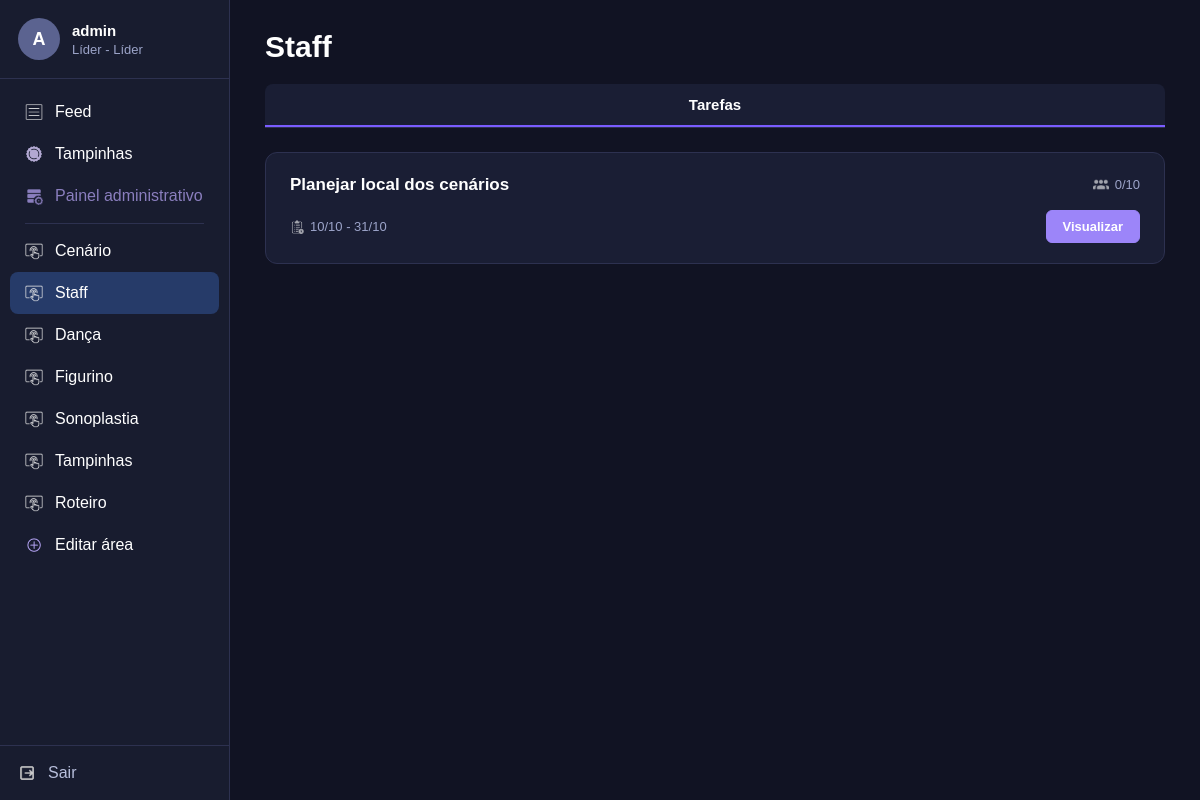
The app's page /area/Staff/ (signed in) with its own data.
### usuarios/models.py (models this page shows, shortened)
class Usuario(models.Model):
    matricula=models.CharField(max_length=20, unique=True)
    senha=models.CharField(max_length=255)
    diretoria=models.CharField(max_length=50)
    areas=models.TextField()
    aprovado=models.BooleanField(default=True)
    sub_lider=models.BooleanField(default=False)
    sublider_de=models.CharField(max_length=50, null=True, blank=True)
    doacao_tampinhas=models.FloatField(default=0)
    def eh_administrador(self):
        mat = (self.matricula or "").strip().lower()
        diret = (self.diretoria or "").strip().lower()
        return mat == "admin" or diret in ["líder", "lider", "líder geral", "lider geral"]
    def tem_acesso_painel(self):
        return self.eh_administrador() or self.sub_lider
    def get_areas_sidebar(self):
        if self.eh_administrador():
            return ["Cenário", "Staff", "Dança", "Figurino", "Sonoplastia", "Tampinhas", "Roteiro"]
        return self.get_areas_ordenadas()
    def tem_acesso_area(self, area):
        if self.eh_administrador():
            return True
        if self.sub_lider and self.sublider_de == area:
            return True
        return area in self.get_areas_list()

class Tarefa(models.Model):
    TIPO_CHOICES = [("fixa","Rápida"),("prolongada","Prolongada")]
    titulo=models.CharField(max_length=200)
    tipo=models.CharField(max_length=20, choices=TIPO_CHOICES, default="fixa")
    area=models.CharField(max_length=50, blank=True)
    data=models.DateField(null=True, blank=True)
    horario=models.TimeField(null=True, blank=True)
    data_inicio=models.DateField(null=True, blank=True)
    data_fim=models.DateField(null=True, blank=True)
    descricao=models.TextField(blank=True)
    limite_participantes=models.IntegerField(default=2)
    imagem=models.ImageField(upload_to="tarefas/", null=True, blank=True)
    encerrada=models.BooleanField(default=False)
    concluida=models.BooleanField(default=False)
    criada_por=models.ForeignKey(Usuario, on_delete=models.CASCADE, related_name="tarefas_criadas")
    criada_em=models.DateTimeField(auto_now_add=True)
    def participacoes_validas(self):
        return self.participacoes.exclude(usuario_id=self.criada_por_id)
    def total_participantes(self):
        return self.participacoes_validas().count()

### usuarios/views.py (the view)
# urls.py: path("area/<str:nome_area>/", views.pagina_area, name="pagina_area"),
def pagina_area(request, nome_area):
    usuario = usuario_logado(request)
    if usuario is None:
        return redirect("login")
    if not usuario.tem_acesso_area(nome_area):
        return redirect("feed")
    ids_concluidos = ConclusaoTarefa.objects.filter(usuario=usuario).values_list("tarefa_id", flat=True)
    if usuario.eh_administrador():
        tarefas = Tarefa.objects.filter(area=nome_area).prefetch_related("participacoes").order_by("-criada_em")
    else:
        tarefas = Tarefa.objects.filter(area=nome_area, encerrada=False).exclude(id__in=ids_concluidos).prefetch_related("participacoes").order_by("-criada_em")
    participando = ParticipacaoTarefa.objects.filter(usuario=usuario).values_list("tarefa_id", flat=True)
    return render(request, "area.html", {
        "usuario": usuario,
        "nome_area": nome_area,
        "tarefas": tarefas,
        "participando": list(participando),
        "ids_concluidos": list(ids_concluidos),
        "area_ativa": nome_area,
        "pagina_ativa": "",
    })

### usuarios/views.py (called while the page is built)
def usuario_logado(request):
    if hasattr(request, "_cached_usuario") and request._cached_usuario is not None:
        return request._cached_usuario
    usuario_id = request.session.get("usuario")
    if not usuario_id:
        request._cached_usuario = None
        return None
    for _ in range(3):
        try:
            u = Usuario.objects.get(id=usuario_id)
            request._cached_usuario = u
            return u
        except Usuario.DoesNotExist:
            request._cached_usuario = None
            return None
        except Exception:
            import time
            time.sleep(0.08)
    request._cached_usuario = None
    return None

### usuarios/templates/area.html (shortened to what this page needs)
{% load static %}
<!DOCTYPE html>
<html lang="pt-br">
<head>
    <link rel="stylesheet" href="{% static 'css/base.css' %}">
    <link rel="stylesheet" href="{% static 'css/area.css' %}">
</head>
<body>
{% include "_sidebar.html" %}
<main class="conteudo">
    <div class="container-pagina">
        <div class="titulo-pagina">
            <h1>{{ nome_area }}</h1>
        </div>
        <div class="abas">
            <a href="{% url 'pagina_area' nome_area %}" class="aba ativa">Tarefas</a>
        </div>
        <div class="lista-tarefas-area">
            {% for tarefa in tarefas %}
                <div class="tarefa-card-area {% if tarefa.id in ids_concluidos %}card-concluida{% elif tarefa.id in participando %}card-participando{% endif %}">
                    <div class="tarefa-topo">
                        <h3 class="tarefa-titulo">{{ tarefa.titulo }}</h3>
                        <div class="tarefa-vagas">
                            <img src="{% static 'imgs/icone-equipe.png' %}" alt="">
                            <span>{{ tarefa.total_participantes }}/{{ tarefa.limite_participantes }}</span>
                        </div>
                    </div>
                    <div class="tarefa-detalhes">
                        {% if tarefa.tipo == "fixa" %}
                            {% if tarefa.horario %}
                            <span class="detalhe-item">
                                <img src="{% static 'imgs/icone-relogio.png' %}" alt="">
                                {{ tarefa.horario|time:"H:i" }}
                            </span>
                            {% endif %}
                            {% if tarefa.data %}
                            <span class="detalhe-item">
                                <img src="{% static 'imgs/icone-calendario.png' %}" alt="">
                                {{ tarefa.data|date:"j/n" }}
                            </span>
                            {% endif %}
                        {% else %}
                            {% if tarefa.data_inicio %}
                            <span class="detalhe-item">
                                <img src="{% static 'imgs/icone-calendario.png' %}" alt="">
                                {{ tarefa.data_inicio|date:"j/n" }}{% if tarefa.data_fim %} - {{ tarefa.data_fim|date:"j/n" }}{% endif %}
                            </span>
                            {% endif %}
                        {% endif %}
                        <div class="tarefa-acao">
                            {% if usuario.eh_administrador %}
                                <a href="{% url 'ver_conclusao' tarefa.id %}?origem=tarefas" class="btn-ver-conclusao">Visualizar</a>
                            {% elif tarefa.id in ids_concluidos %}
                                <span class="txt-concluida">Concluída</span>
                                <a href="{% url 'ver_conclusao' tarefa.id %}?origem=tarefas" class="btn-ver-conclusao">Ver entrega</a>
                            {% elif tarefa.id in participando %}
                                <span class="btn-participando" aria-label="Você está participando desta tarefa">Participando</span>
                            {% elif tarefa.tem_vaga %}
                                <form action="{% url 'participar_tarefa' tarefa.id %}" method="POST">
                                    {% csrf_token %}
                                    <button type="submit" class="btn-participar">Participar</button>
                                </form>
                            {% else %}
                                <button class="btn-sem-vaga" disabled>Sem vagas</button>
                            {% endif %}
                        </div>
                    </div>
                </div>
            {% empty %}
                <p class="sem-itens">Nenhuma tarefa disponível nesta área.</p>
            {% endfor %}
        </div>
    </div>
</main>
</body>
</html>

### usuarios/templates/_sidebar.html (shortened to what this page needs)
{% load static %}
<aside class="sidebar">
    <div>
        <div class="usuario">
            <div class="avatar">{{ usuario.matricula|first|upper }}</div>
            <div class="dados-usuario">
                <h3>{{ usuario.matricula }}</h3>
                <p>{{ usuario.diretoria }} - {% if usuario.eh_administrador %}Líder{% elif usuario.sub_lider %}Sub-Líder{% else %}Membro{% endif %}</p>
            </div>
        </div>
        <nav class="menu">
            <a href="{% url 'feed' %}" class="{% if pagina_ativa == 'feed' %}ativo{% endif %}">
                <img src="{% static 'imgs/icone-feed.png' %}" alt="Feed">
                <span>Feed</span>
            </a>
            <a href="{% url 'tampinhas' %}" class="{% if pagina_ativa == 'tampinhas' %}ativo{% endif %}">
                <img src="{% static 'imgs/icone-tampinhas.png' %}" alt="Tampinhas">
                <span>Tampinhas</span>
            </a>
            {% if usuario.tem_acesso_painel %}
                <a href="{% url 'painel_administrativo' %}" class="{% if pagina_ativa == 'painel' %}ativo{% endif %}">
                    <img src="{% static 'imgs/icone-painel.png' %}" alt="Painel">
                    <span class="texto-painel">Painel administrativo</span>
                </a>
            {% endif %}
            <div class="menu-separador"></div>
            {% for area in usuario.get_areas_sidebar %}
                <a href="{% url 'pagina_area' area %}" class="{% if area_ativa == area %}ativo{% endif %}">
                    <img src="{% static 'imgs/icone-area.png' %}" alt=""><span>{{ area }}</span>
                </a>
            {% endfor %}
            <a href="{% url 'nova_area' %}" class="{% if pagina_ativa == 'nova_area' %}ativo{% endif %}">
                <img src="{% static 'imgs/icone-editar-area.png' %}" alt="Editar área">
                <span>Editar área</span>
            </a>
        </nav>
    </div>
    <div class="rodape-sidebar">
        <a href="{% url 'sair' %}" id="link-sair-sidebar" onclick="return confirm('Deseja realmente sair da sua conta?');">
            <img src="{% static 'imgs/icone-sair.png' %}" alt="Sair">
            <span>Sair</span>
        </a>
    </div>
</aside>

### usuarios/static/css/base.css (style rules this page uses)
* { margin: 0; padding: 0; box-sizing: border-box; font-family: Arial, Helvetica, sans-serif; }
body { display: flex; height: 100vh; overflow: hidden; background: #111323; color: white; }
.sidebar { position: fixed; left: 0; top: 0; width: 230px; height: 100vh; display: flex; flex-direction: column; justify-content: space-between; background: #181c2f; border-right: 1px solid #2d3150; }
.usuario { display: flex; align-items: center; gap: 12px; padding: 18px; border-bottom: 1px solid #2d3150; }
.avatar { width: 42px; height: 42px; display: flex; align-items: center; justify-content: center; border-radius: 50%; background: #5b6390; font-size: 18px; font-weight: bold; }
.dados-usuario h3 { font-size: 15px; margin-bottom: 3px; }
.dados-usuario p { font-size: 13px; color: #9ca4c9; }
.menu { padding: 12px 10px; }
.menu a, .rodape-sidebar a { display: flex; align-items: center; gap: 12px; text-decoration: none; }
.menu a { padding: 12px 15px; color: #fff; border-radius: 8px; transition: .2s; }
.menu a:hover, .menu .ativo { background: #263b69; }
.menu img, .rodape-sidebar img { width: 18px; height: 18px; }
.texto-painel { color: #8A7EBE; }
.rodape-sidebar { padding: 18px; border-top: 1px solid #2d3150; }
.rodape-sidebar a { color: #b8bfdc; }
.conteudo { margin-left: 230px; width: calc(100% - 230px); height: 100vh; overflow-y: auto; display: flex; justify-content: center; padding: 30px; }
.container-pagina { width: min(100%, 900px); margin: 0 auto; }
.conteudo a:not(.aba):not(.menu a):not(.rodape-sidebar a) { color: #9c85f9; }
.titulo-pagina { margin-bottom: 20px; }
.titulo-pagina h1 { font-size: 30px; }
.menu a { position: relative; }
.menu-separador { height: 1px; background: #2d3150; margin: 6px 15px; }

### usuarios/static/css/area.css (style rules this page uses)
.abas { display: flex; border-bottom: 1px solid #2d3150; margin-bottom: 24px; }
.aba { background: transparent; border: none; color: #9ca4c9; font-size: 15px; font-weight: 500; padding: 12px 0; cursor: pointer; position: relative; transition: color 0.2s; text-decoration: none; flex: 1; text-align: center; border-bottom: 2px solid transparent; }
.aba.ativa { color: #fff; font-weight: 600; background: #1a1e34; border-radius: 8px 8px 0 0; border-bottom-color: #7a5cff; }
.lista-tarefas-area { display: flex; flex-direction: column; gap: 14px; }
.tarefa-card-area { background: #1a1e34; border: 1px solid #2d3150; border-radius: 12px; padding: 20px 24px; display: flex; flex-direction: column; gap: 14px; transition: border-color 0.2s; }
.tarefa-topo { display: flex; justify-content: space-between; align-items: center; }
.tarefa-titulo { font-size: 17px; font-weight: 600; color: #fff; margin: 0; }
.tarefa-vagas { display: flex; align-items: center; gap: 6px; font-size: 13px; color: #9ca4c9; }
.tarefa-vagas img { width: 16px; opacity: 0.6; }
.tarefa-detalhes { display: flex; align-items: center; gap: 20px; flex-wrap: wrap; }
.detalhe-item { display: flex; align-items: center; gap: 6px; font-size: 13px; color: #9ca4c9; }
.detalhe-item img { width: 14px; opacity: 0.6; flex-shrink: 0; }
.tarefa-acao { margin-left: auto; display: flex; align-items: center; gap: 8px; }
.btn-ver-conclusao { background: #9c85f9; color: #fff !important; border: 1px solid #9c85f9; padding: 8px 16px; border-radius: 6px; font-size: 13px; font-weight: 600; text-decoration: none; display: inline-flex; align-items: center; justify-content: center; transition: background 0.2s, border-color 0.2s; }

### records on screen
Usuario: matricula|first "A", matricula "admin", diretoria "Líder"
Tarefa: area "Staff", titulo "Planejar local dos cenários", total_participantes "0", limite_participantes "10", data_inicio "10/10", data_fim "31/10"

### other values on screen
{{ area }} "Cenário" "Staff" "Dança" "Figurino" "Sonoplastia" "Tampinhas" "Roteiro"
